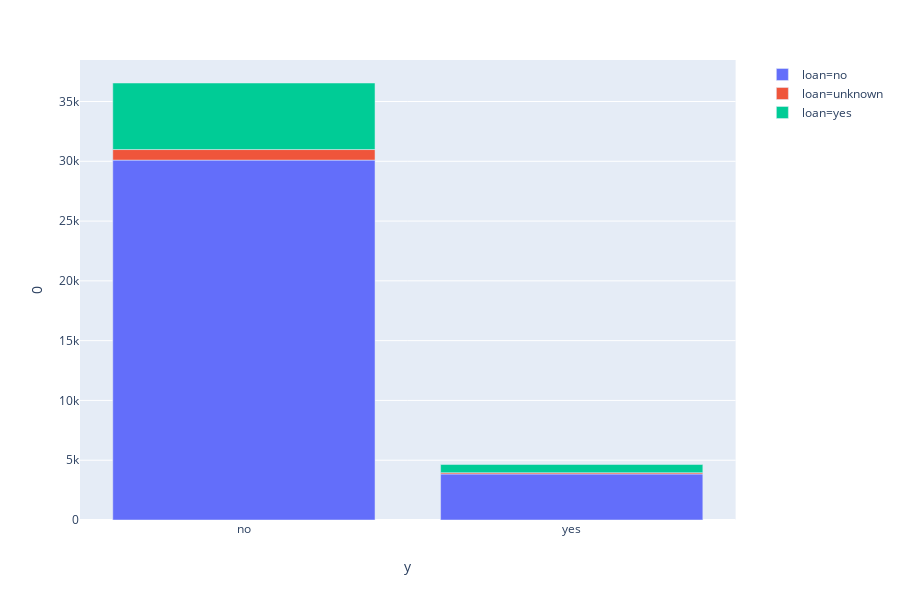

Notebook source saved alongside this figure:
### Code cell
fig = px.bar(bank.groupby(['y', 'loan']).size().reset_index(), x='y', y=0, color='loan')
fig.show()

### Figure 1 — Plotly figure (JSON) as saved in the notebook; plotly's stock layout.template omitted (floating-point values rounded to 4 significant figures)
{"data": [{"alignmentgroup": "True", "hoverlabel": {"namelength": 0}, "hovertemplate": "loan=no<br>y=%{x}<br>0=%{y}", "legendgroup": "loan=no", "marker": {"color": "#636efa"}, "name": "loan=no", "offsetgroup": "loan=no", "orientation": "v", "showlegend": true, "textposition": "auto", "type": "bar", "x": ["no", "yes"], "xaxis": "x", "y": [30100, 3850], "yaxis": "y"}, {"alignmentgroup": "True", "hoverlabel": {"namelength": 0}, "hovertemplate": "loan=unknown<br>y=%{x}<br>0=%{y}", "legendgroup": "loan=unknown", "marker": {"color": "#EF553B"}, "name": "loan=unknown", "offsetgroup": "loan=unknown", "orientation": "v", "showlegend": true, "textposition": "auto", "type": "bar", "x": ["no", "yes"], "xaxis": "x", "y": [883, 107], "yaxis": "y"}, {"alignmentgroup": "True", "hoverlabel": {"namelength": 0}, "hovertemplate": "loan=yes<br>y=%{x}<br>0=%{y}", "legendgroup": "loan=yes", "marker": {"color": "#00cc96"}, "name": "loan=yes", "offsetgroup": "loan=yes", "orientation": "v", "showlegend": true, "textposition": "auto", "type": "bar", "x": ["no", "yes"], "xaxis": "x", "y": [5565, 683], "yaxis": "y"}], "layout": {"barmode": "relative", "height": 600, "legend": {"tracegroupgap": 0}, "margin": {"t": 60}, "xaxis": {"anchor": "y", "domain": [0, 0.98], "title": {"text": "y"}}, "yaxis": {"anchor": "x", "domain": [0, 1], "title": {"text": "0"}}}}
